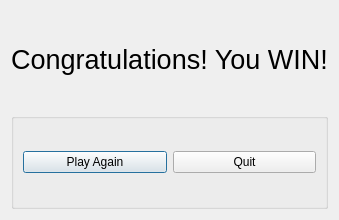
<?xml version="1.0" encoding="UTF-8"?>
<ui version="4.0">
 <class>MeWinDialog</class>
 <widget class="QDialog" name="MeWinDialog">
  <property name="geometry">
   <rect>
    <x>0</x>
    <y>0</y>
    <width>300</width>
    <height>220</height>
   </rect>
  </property>
  <property name="windowTitle">
   <string>Dialog</string>
  </property>
  <layout class="QVBoxLayout" name="verticalLayout">
   <item>
    <widget class="QLabel" name="textLabel">
     <property name="font">
      <font>
       <pointsize>20</pointsize>
      </font>
     </property>
     <property name="text">
      <string>Congratulations! You WIN!</string>
     </property>
     <property name="alignment">
      <set>Qt::AlignCenter</set>
     </property>
    </widget>
   </item>
   <item>
    <widget class="QGroupBox" name="groupBox">
     <property name="title">
      <string/>
     </property>
     <layout class="QHBoxLayout" name="horizontalLayout_2">
      <item>
       <widget class="QPushButton" name="playAgainButton">
        <property name="text">
         <string>Play Again</string>
        </property>
       </widget>
      </item>
      <item>
       <widget class="QPushButton" name="quitButton">
        <property name="text">
         <string>Quit</string>
        </property>
       </widget>
      </item>
     </layout>
    </widget>
   </item>
  </layout>
 </widget>
 <resources/>
 <connections>
  <connection>
   <sender>quitButton</sender>
   <signal>clicked()</signal>
   <receiver>MeWinDialog</receiver>
   <slot>close()</slot>
   <hints>
    <hint type="sourcelabel">
     <x>218</x>
     <y>163</y>
    </hint>
    <hint type="destinationlabel">
     <x>149</x>
     <y>109</y>
    </hint>
   </hints>
  </connection>
 </connections>
</ui>
